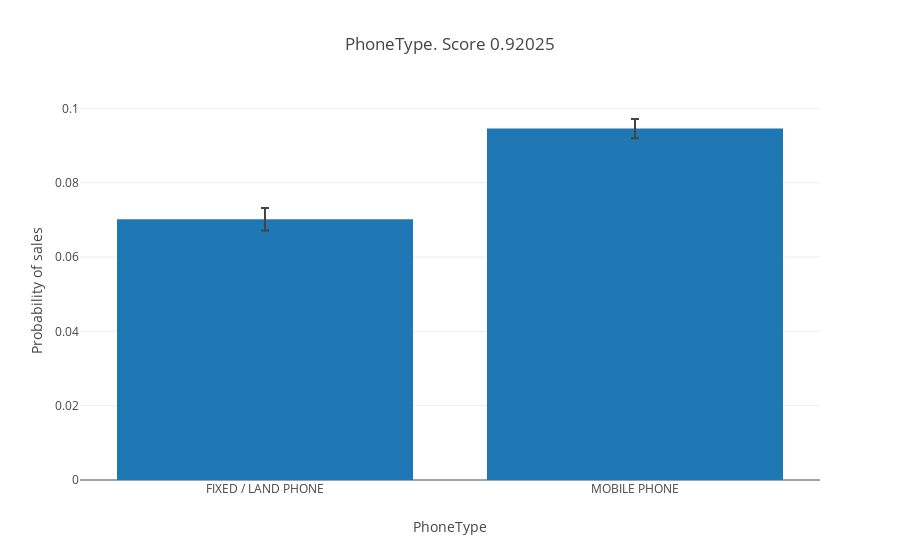

The notebook cell saved with this chart:
### Markdown cell above
### PhoneType ###

Client's phone type: Fixed or Mobile

### Code cell
scores['PhoneType'], fig = analyze_feature('PhoneType', db1, db1_train, db1_test, categorical=True)
iplot(fig)

### Figure 1 — Plotly figure (JSON) as saved in the notebook; plotly's stock layout.template omitted (floating-point values rounded to 4 significant figures)
{"data": [{"error_y": {"array": [0.003003, 0.00259], "type": "data", "visible": true}, "name": "Sales probability", "type": "bar", "x": ["FIXED / LAND PHONE", "MOBILE PHONE"], "y": [0.07019, 0.09458]}], "layout": {"barmode": "group", "title": "PhoneType. Score 0.92025", "xaxis": {"title": "PhoneType"}, "yaxis": {"title": "Probability of sales"}}}
